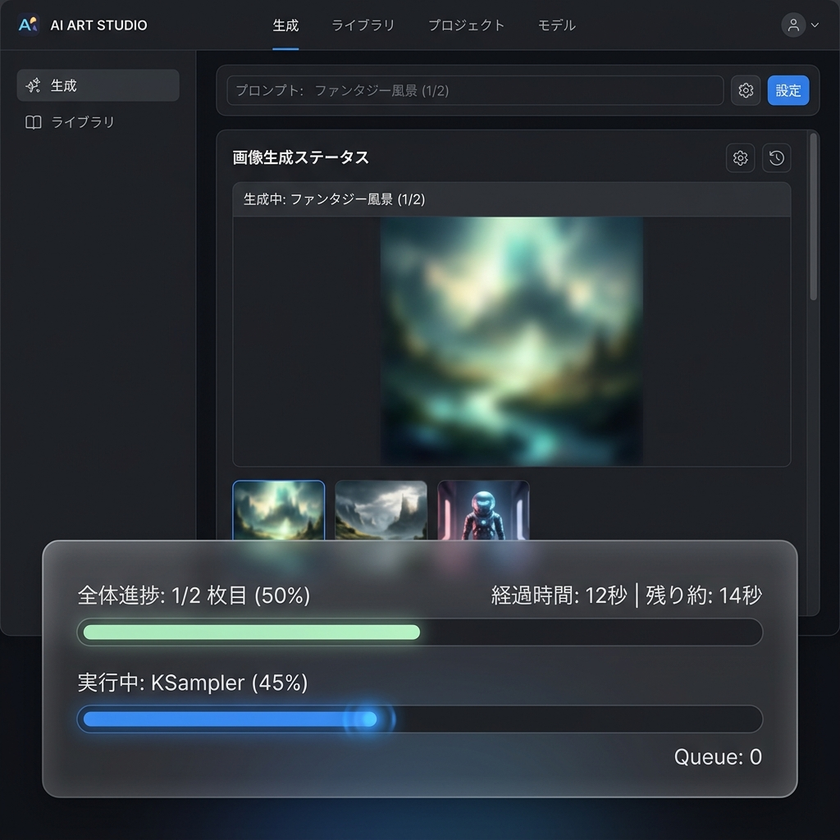
#> input picture .gemini/evidence/REQ-088-progress.png, 840 x 840 px, shrunk from 1024 x 1024 before the run
$ python -i bubble_detector.py   (imports and definitions only)
#> lines starting #> are read from the running program, lines starting #| are printed output that depends on the picture; after the words box and inside, x2 and y2 are one past the last pixel; in counts of white or black regions, pixels touching at a corner belong together
import cv2
import numpy as np
from pathlib import Path

# [62 lines left out: function detect_bubble, not called in this run]


def detect_bubble_candidates(
    image_path: str,
    roi: dict | None = None,
    min_area: int = 1000,
    min_brightness: int = 150
) -> list[dict]:
    """
    Returns all detected contours and their metadata with filter status using Color White-Mask logic.
    """
#> called with min_area = 1000, min_brightness = 150
    img = cv2.imread(str(image_path))
#> img is the input picture: shape (840, 840, 3); mean B, G, R 58.4, 53.1, 45.7
    if img is None:
        return []

    lower_white = cv2.Mat(np.array([min_brightness] * 3, dtype=np.float64))
    upper_white = cv2.Mat(np.array([255] * 3, dtype=np.float64))
    white_mask = cv2.inRange(img, lower_white, upper_white)
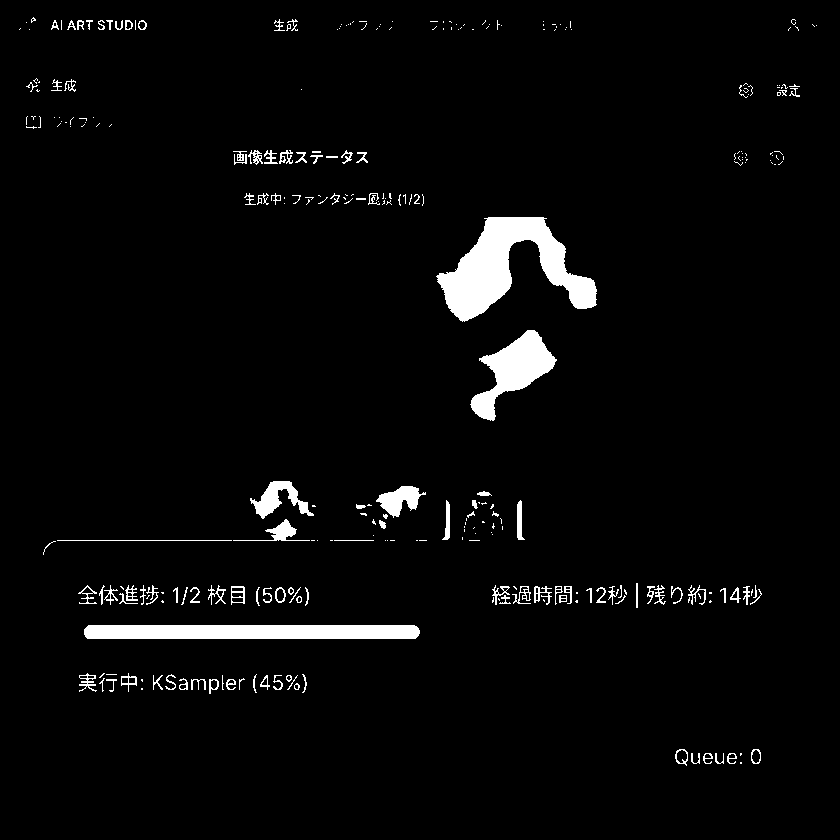
#> white_mask: shape (840, 840); 3.5% white; 299 white regions (185 under 20 px)
    contours, _ = cv2.findContours(white_mask, cv2.RETR_EXTERNAL, cv2.CHAIN_APPROX_SIMPLE)
#> contours = 299 contours, 229 with area under 20; largest, box (x1, y1, x2, y2) and area: (436, 217, 597, 322) 7174, (84, 625, 420, 639) 4322, (470, 330, 557, 421) 3146, (250, 481, 314, 519) 858, (376, 486, 426, 518) 746

    candidates = []
    if not contours:
        return []

    for idx, cnt in enumerate(contours):
        x2, y2, w2, h2 = cv2.boundingRect(cnt)
        area = w2 * h2

        status = "PASS"

        # 1. Area check (using bbox area)
        if area < min_area:
            status = "FAIL_AREA"

        # 2. ROI check
        if status == "PASS" and roi:
            rx, ry, rw, rh = roi["x"], roi["y"], roi["w"], roi["h"]
            cx = x2 + w2 / 2
            cy = y2 + h2 / 2
            if not (rx <= cx <= rx + rw and ry <= cy <= ry + rh):
                status = "FAIL_ROI"

        # 3. Aspect Ratio check
        if status == "PASS":
            aspect = w2 / max(h2, 1)
            if aspect < 0.3 or aspect > 10:
                status = "FAIL_ASPECT"

        # 4. Brightness check
        orig_gray = cv2.cvtColor(img, cv2.COLOR_BGR2GRAY)
        roi_region = orig_gray[y2:y2+h2, x2:x2+w2]
        mean_bright = roi_region.mean() if roi_region.size > 0 else 0.0

        aspect = w2 / max(h2, 1)
        candidates.append({
            "id": idx + 1,
            "x": x2,
            "y": y2,
            "w": w2,
            "h": h2,
            "area": int(area),
            "aspect_ratio": round(aspect, 2),
            "mean_brightness": round(float(mean_bright), 1),
            "status": status
        })
#> this loop made 299 passes
#> (cnt, x2, y2, w2, h2, area, status, mean_bright) on pass 30: ([[103, 673], [99, 677], [100, 677], [104, 673]], 99, 673, 6, 5, 30, 'FAIL_AREA', 109.9)
#> (x2, y2, w2, h2, area, status, mean_bright) on passes 3 to 8: (727, 753, 10, 11, 110, 'FAIL_AREA', 133.8), (715, 753, 9, 11, 99, 'FAIL_AREA', 131.7), (703, 753, 10, 11, 110, 'FAIL_AREA', 134), (691, 753, 9, 11, 99, 'FAIL_AREA', 128.1), (751, 749, 10, 15, 150, 'FAIL_AREA', 123.6), (675, 749, 13, 17, 221, 'FAIL_AREA', 114.7)
#> pass 1, in detect_bubble_candidates, `orig_gray = cv2.cvtColor(img, cv2.COLOR_BGR2GRAY)`:
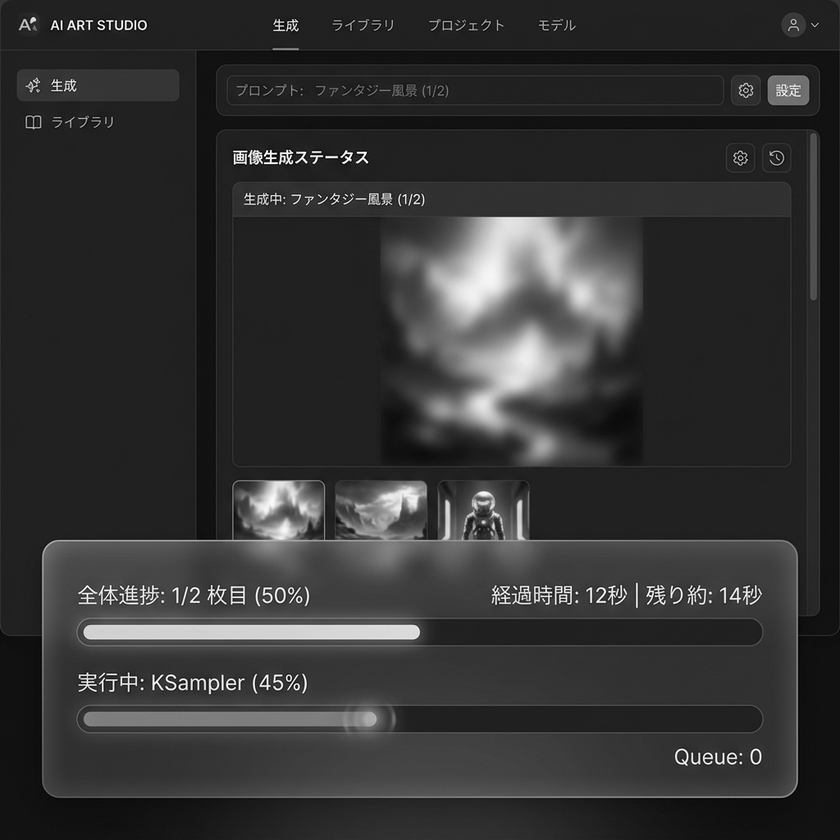
#> orig_gray: shape (840, 840); min 0, max 255, mean 51.6

    return candidates

>>> result = detect_bubble_candidates('../../../.gemini/evidence/REQ-088-progress.png')
